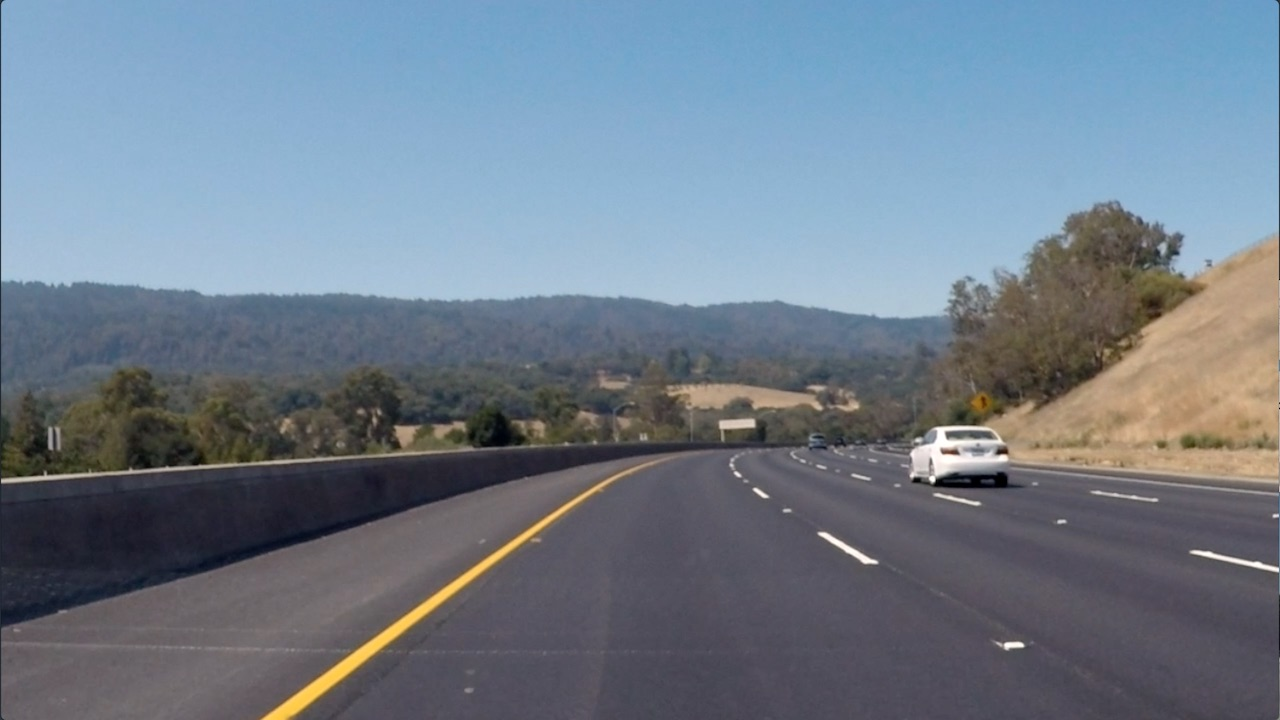
#> input picture images/input/curved-lane.jpg, 1280 x 720 px
$ jupyter execute --allow-errors processing_each__image.ipynb   (shell and % lines are left out)   (older library calls are emulated)
#> lines starting #> are read from the running program, lines starting #| are printed output that depends on the picture; after the words box and inside, x2 and y2 are one past the last pixel; in counts of white or black regions, pixels touching at a corner belong together
[cell 1]
import matplotlib.pyplot as plt
import matplotlib.image as mpimg
import cv2
import numpy as np


img = mpimg.imread('images/input/curved-lane.jpg')
#> img is the input picture: shape (720, 1280, 3); mean R, G, B 112.1, 125, 138.7

[cell 2]
gray_img = cv2.cvtColor(img, cv2.COLOR_RGB2GRAY)

hls = cv2.cvtColor(img, cv2.COLOR_RGB2HLS)
#> hls: shape (720, 1280, 3); mean of channels 0, 1, 2 100.6, 125.1, 60.7
S = hls[:,:,2]

thresh = (150, 255)
hls_bin = np.zeros_like(S)
hls_bin[(S > thresh[0]) & (S <= thresh[1])] = 1

R = img[:,:,0]
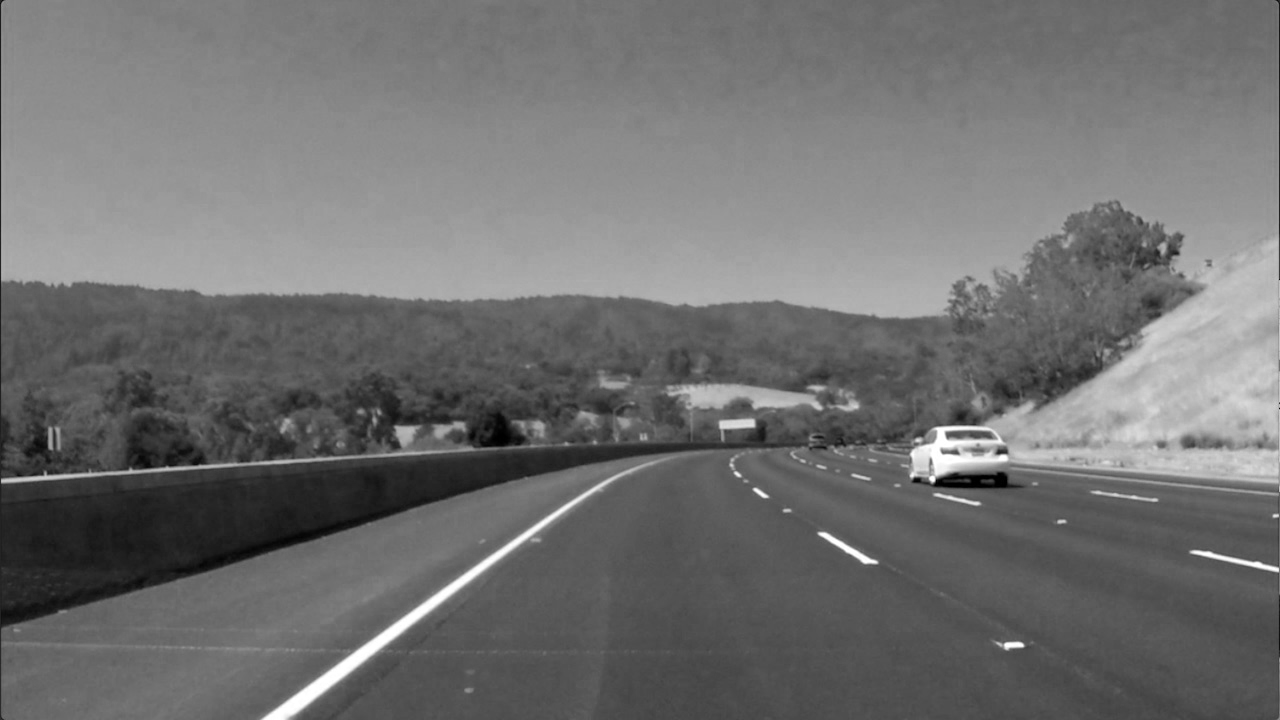
#> R: shape (720, 1280); min 0, max 255, mean 112.1
rgb_bin = np.zeros_like(R)
rgb_bin[(R > thresh[0]) & (R <= thresh[1])] = 1

[cell 3]
f, ax = plt.subplots(2,2, figsize=(40, 20))
ax[0,0].imshow(img)
ax[0,1].imshow(hls_bin)
ax[1,0].imshow(rgb_bin)

### The Path demarkated

[cell 4]
img_copy = np.copy(img)

#                (x1, y1), (x2, y2), (x3, y3), (x4, y4)
# http://docs.opencv.org/3.1.0/dc/da5/tutorial_py_drawing_functions.html
pts = np.array([[600, 450],[270, 700],[1100, 700],[750, 450]], np.int32)
pts = pts.reshape((-1,1,2))
cv2.polylines(img_copy,[pts],True,(0,255,255))

font = cv2.FONT_HERSHEY_SIMPLEX
font_color = (255,255,255)
cv2.putText(img_copy,'1.(600,450)',(400,450), font, 1,font_color,2,cv2.LINE_AA)
cv2.putText(img_copy,'2.(270,700)',(70, 700), font, 1,font_color,2,cv2.LINE_AA)
cv2.putText(img_copy,'3.(1100, 700)',(1100, 700), font, 1,font_color,2,cv2.LINE_AA)
cv2.putText(img_copy,'4.(750, 450)',(700, 450), font, 1,font_color,2,cv2.LINE_AA)

f, ax = plt.subplots(1,2, figsize=(40, 20))
ax[0].imshow(img)
ax[1].imshow(img_copy)

### Warp the image

[cell 5]
def warp(img, src, dst):
    image_size = (img.shape[1], img.shape[0])
    M = cv2.getPerspectiveTransform(src, dst)
    return cv2.warpPerspective(img, M, image_size, flags= cv2.INTER_LINEAR)

[cell 6]
src = np.float32([[750, 450], [1100, 700], [270, 700], [600, 450]])
dst = np.float32([[img.shape[1], 0], [img.shape[1], img.shape[0]], [0, img.shape[0]], [0, 0]])

warped_img = warp(img, src, dst)
#> in warp, `return cv2.warpPerspective(img, M, image_size, flags= cv2.INTER_LINEAR)`:
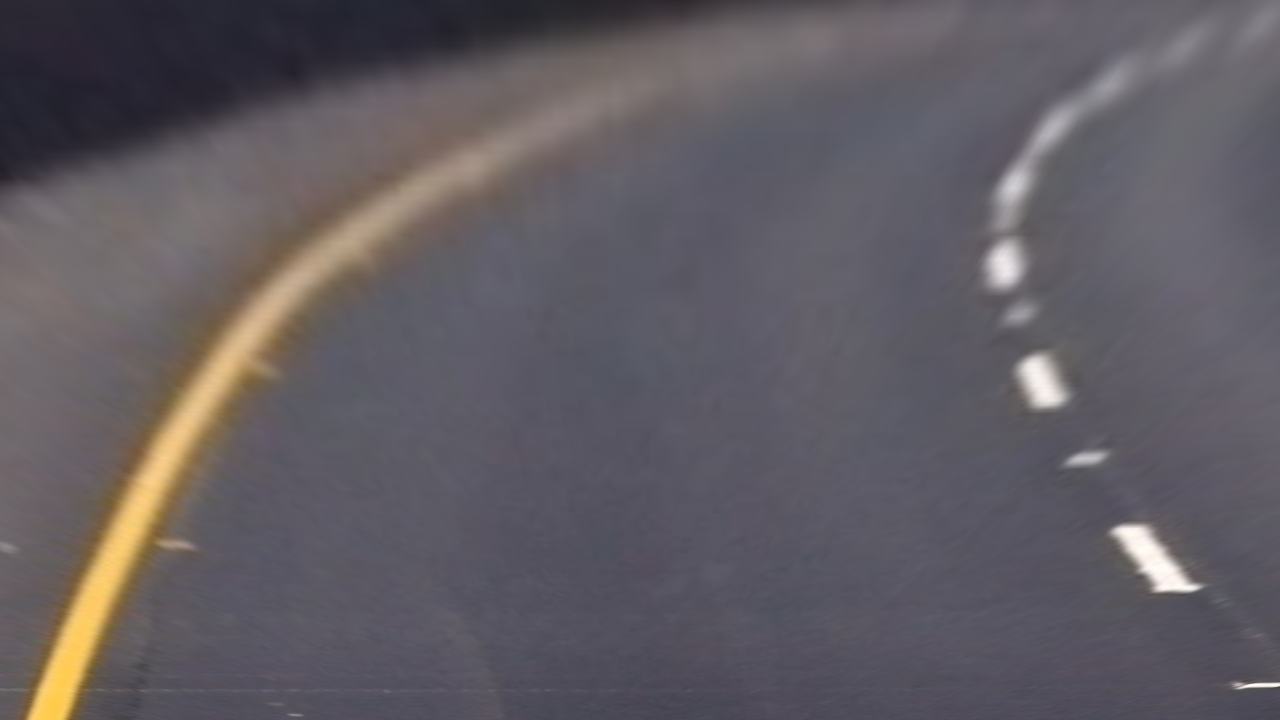
#> returned value: shape (720, 1280, 3); mean of channels 0, 1, 2 97, 92.1, 98.2; drawn as R, G, B

img_copy2 = np.copy(img)

#                (x1, y1), (x2, y2), (x3, y3), (x4, y4)
# http://docs.opencv.org/3.1.0/dc/da5/tutorial_py_drawing_functions.html
pts = np.array([(1100, 450), (1100, 700), (270, 700), (270, 450)], np.int32)
pts = pts.reshape((-1,1,2))

cv2.polylines(img_copy2,[pts],True,(0,255,255))
cv2.putText(img_copy2,'1.(1100, 450)',(1100, 450), font, 1,font_color,2,cv2.LINE_AA)
cv2.putText(img_copy2,'2.(1100, 700)',(1100, 700), font, 1,font_color,2,cv2.LINE_AA)
cv2.putText(img_copy2,'3.(270, 700)',(270, 700), font, 1,font_color,2,cv2.LINE_AA)
cv2.putText(img_copy2,'4.(270, 450)',(270, 450), font, 1,font_color,2,cv2.LINE_AA)

f, ax = plt.subplots(2,2, figsize=(40, 20))
ax[0,0].imshow(img_copy)
ax[0,1].imshow(img_copy2)
ax[1,0].imshow(warped_img)

# Warped road line in gray

[cell 7]
warped_rgb_bin = warp(rgb_bin, src, dst)
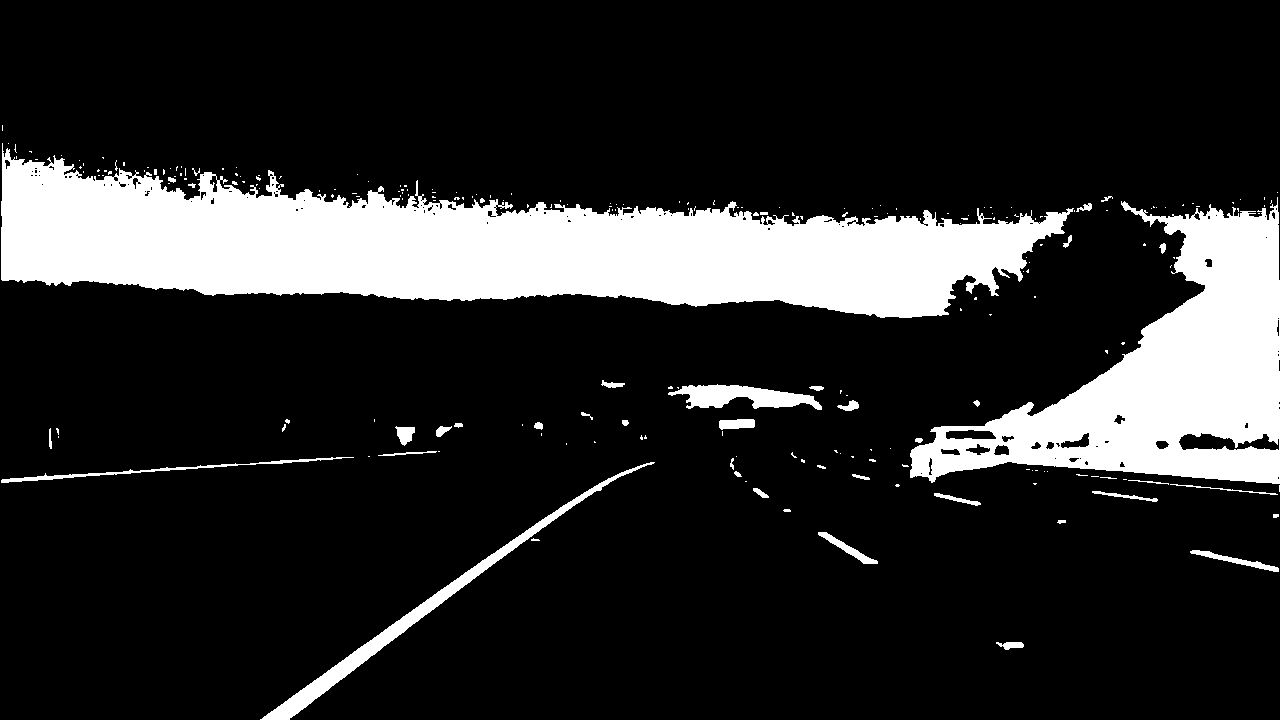
#> rgb_bin: shape (720, 1280); values 0 (black) and 1 (white), 16.8% white; 228 white regions (185 under 20 px), largest, box (x1, y1, x2, y2) and area: (1, 143, 1074, 318) 97583, (910, 197, 1280, 484) 45339, (260, 462, 655, 720) 4804

[cell 8]
plt.imshow(warped_rgb_bin)

[cell 9]
histogramx = np.sum(warped_rgb_bin[warped_rgb_bin.shape[0]//2:, :], axis=0)
histogramy = np.sum(warped_rgb_bin[warped_rgb_bin.shape[0]//2:, :], axis=1)

f, ax = plt.subplots(1,2, figsize=(40, 7))
ax[0].plot(histogramx)
ax[0].set_title("histogram of 1 on x axis", fontsize=40)
ax[1].plot(histogramy)
ax[1].set_title("histogram of 1 on y axis", fontsize=40)
#> figure, not shown here; panel 1: curve peaks at x = 69, y = 112; panel 2: curve peaks at x = 183, y = 114

### create a binary image to draw on

[cell 10]
out_img = np.dstack((warped_rgb_bin, warped_rgb_bin, warped_rgb_bin)) * 255
plt.imshow(out_img)

[cell 11]
print(histogramx)
#> (printed output is left out)
midpoint = np.int(len(histogramx)/2)
#> midpoint = 640
leftx_base = np.argmax(histogramx[:midpoint])
#> leftx_base = 69
rightx_base = np.argmax(histogramx[midpoint:]) + midpoint
#> rightx_base = 1153

print("midpoint: ", midpoint, "leftx_base: ", leftx_base, "rightx_base: ", rightx_base)
#| midpoint:  640 leftx_base:  69 rightx_base:  1153

[cell 12]
nwindows = 9
window_height = np.int(warped_rgb_bin.shape[0]/nwindows)
#> window_height = 80

[cell 13]
nonzero = warped_rgb_bin.nonzero()
print(nonzero)
#> (printed output is left out)
nonzerox = nonzero[1]
nonzeroy = nonzero[0]

leftx_current = leftx_base
#> leftx_current = 69
rightx_current = rightx_base
#> rightx_current = 1153

margin = 100
minpix = 50

left_lane_inds = []
right_lane_inds = []

for window in range(nwindows):
    win_y_low = warped_rgb_bin.shape[0] - (window+1)*window_height
    win_y_high = warped_rgb_bin.shape[0] - (window)*window_height
    win_xleft_low = leftx_current - margin
    win_xleft_high = leftx_current + margin
    win_xright_low = rightx_current - margin
    win_xright_high = rightx_current + margin

    cv2.rectangle(out_img,(win_xleft_low,win_y_low),(win_xleft_high,win_y_high),(0,255,0), 2)
    cv2.rectangle(out_img,(win_xright_low,win_y_low),(win_xright_high,win_y_high),(0,255,0), 2)

    good_left_inds = ((nonzeroy >= win_y_low) & (nonzeroy < win_y_high) & (nonzerox >= win_xleft_low) & (nonzerox < win_xleft_high)).nonzero()[0]
    good_right_inds = ((nonzeroy >= win_y_low) & (nonzeroy < win_y_high) & (nonzerox >= win_xright_low) & (nonzerox < win_xright_high)).nonzero()[0]

    left_lane_inds.append(good_left_inds)
    right_lane_inds.append(good_right_inds)

    if len(good_left_inds) > minpix:
        leftx_current = np.int(np.mean(nonzerox[good_left_inds]))
    if len(good_right_inds) > minpix:
        rightx_current = np.int(np.mean(nonzerox[good_right_inds]))
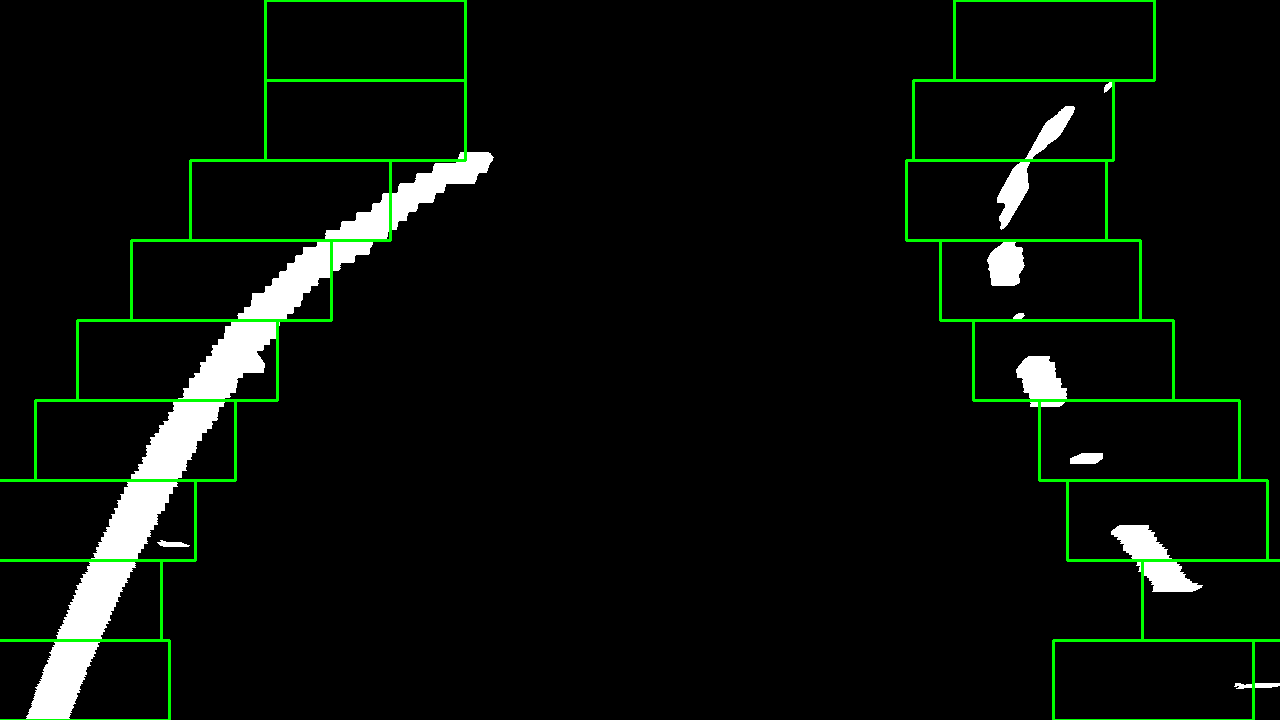
#> out_img: shape (720, 1280, 3); mean of channels 0, 1, 2 9.7, 15.1, 9.7; drawn as R, G, B

plt.imshow(out_img)

[cell 14]
# Concatenate the arrays of indices
left_lane_inds = np.concatenate(left_lane_inds)
right_lane_inds = np.concatenate(right_lane_inds)

# Extract left and right line pixel positions
leftx = nonzerox[left_lane_inds]
lefty = nonzeroy[left_lane_inds]
rightx = nonzerox[right_lane_inds]
righty = nonzeroy[right_lane_inds]

# Fit a second order polynomial to each
left_fit = np.polyfit(lefty, leftx, 2)
#> left_fit = [0.000756, -1.32, 609.6]
right_fit = np.polyfit(righty, rightx, 2)
#> right_fit = [0.00154, -0.804, 1119.5]

[cell 15]
ploty = np.linspace(0, warped_rgb_bin.shape[0]-1, warped_rgb_bin.shape[0] )
#> ploty = 720 values from 0 to 719
left_fitx = left_fit[0]*ploty**2 + left_fit[1]*ploty + left_fit[2]
right_fitx = right_fit[0]*ploty**2 + right_fit[1]*ploty + right_fit[2]

out_img[nonzeroy[left_lane_inds], nonzerox[left_lane_inds]] = [255, 0, 0]
out_img[nonzeroy[right_lane_inds], nonzerox[right_lane_inds]] = [0, 0, 255]
plt.imshow(out_img)
plt.plot(left_fitx, ploty, color='yellow')
plt.plot(right_fitx, ploty, color='yellow')
plt.xlim(0, 1280)
plt.ylim(720, 0)
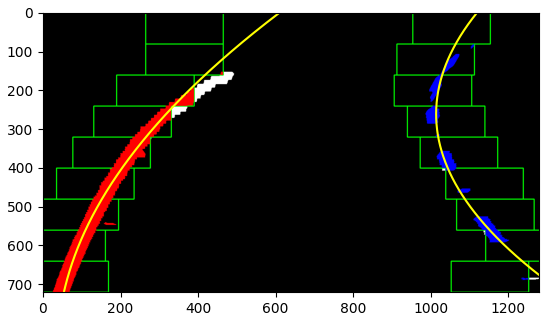
#> figure drawn by matplotlib, 1 panel

$ run again, with images/input/Cars_in_I-70,_KOMUnews.jpg copied over images/input/curved-lane.jpg
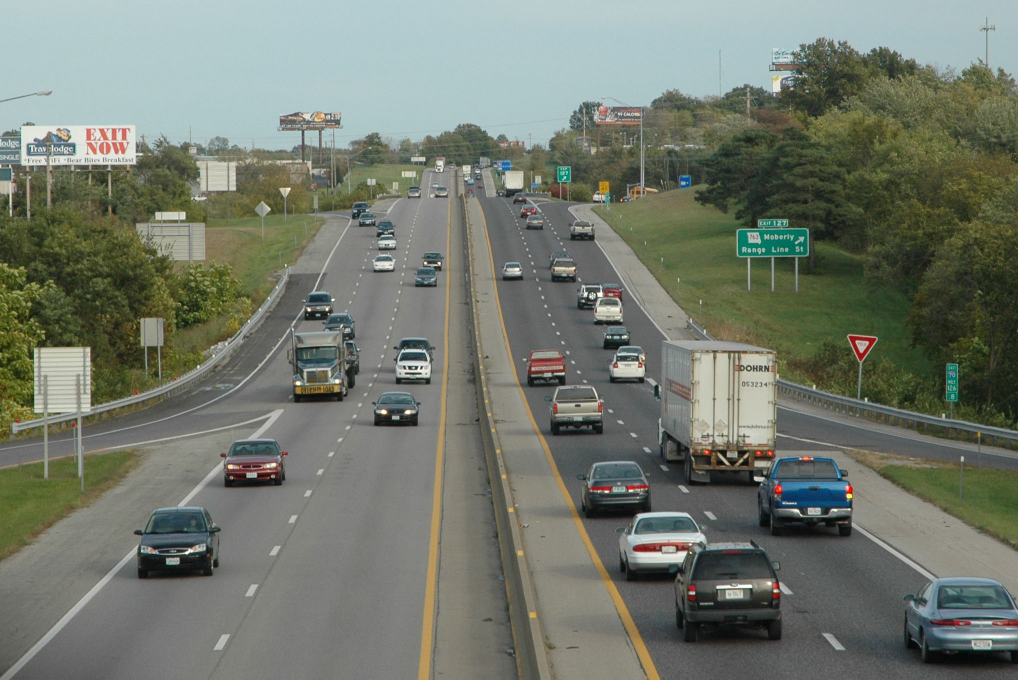
#> input picture images/input/Cars_in_I-70,_KOMUnews.jpg, 2036 x 1359 px (shown at 1/2 size)
#> img is the input picture: shape (1359, 2036, 3); mean R, G, B 114.3, 120.5, 108.9
#> hls: shape (1359, 2036, 3); mean of channels 0, 1, 2 50.1, 112.9, 34.9
#> in warp, `return cv2.warpPerspective(img, M, image_size, flags= cv2.INTER_LINEAR)`:
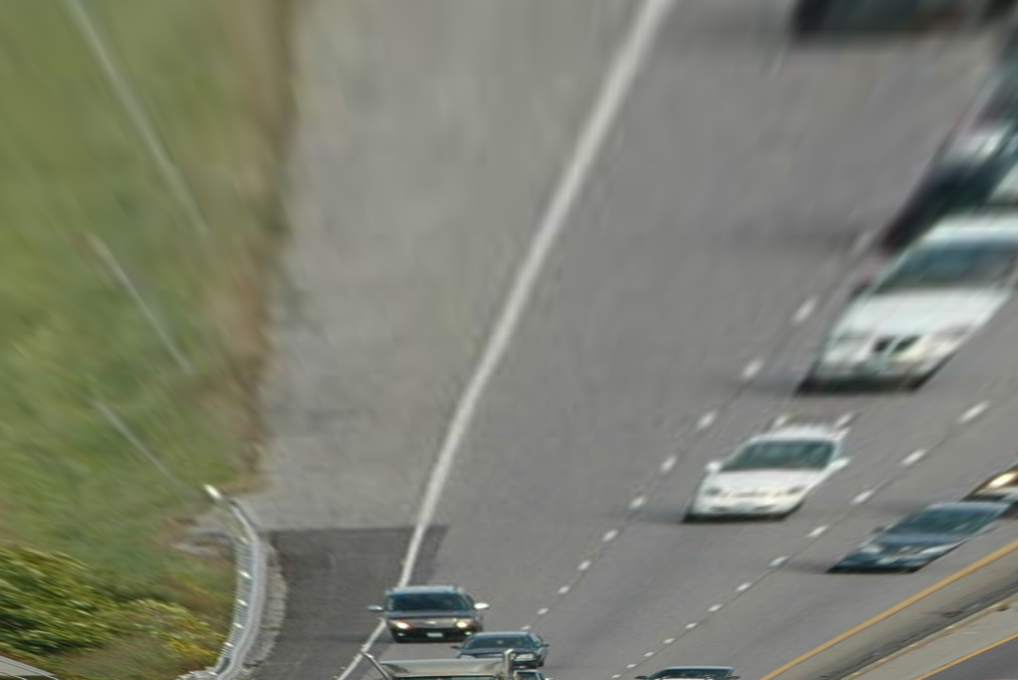
#> returned value: shape (1359, 2036, 3) (shown at 1/2 size); mean of channels 0, 1, 2 124.3, 127.2, 112.8; drawn as R, G, B
#> `warped_rgb_bin = warp(rgb_bin, src, dst)`:
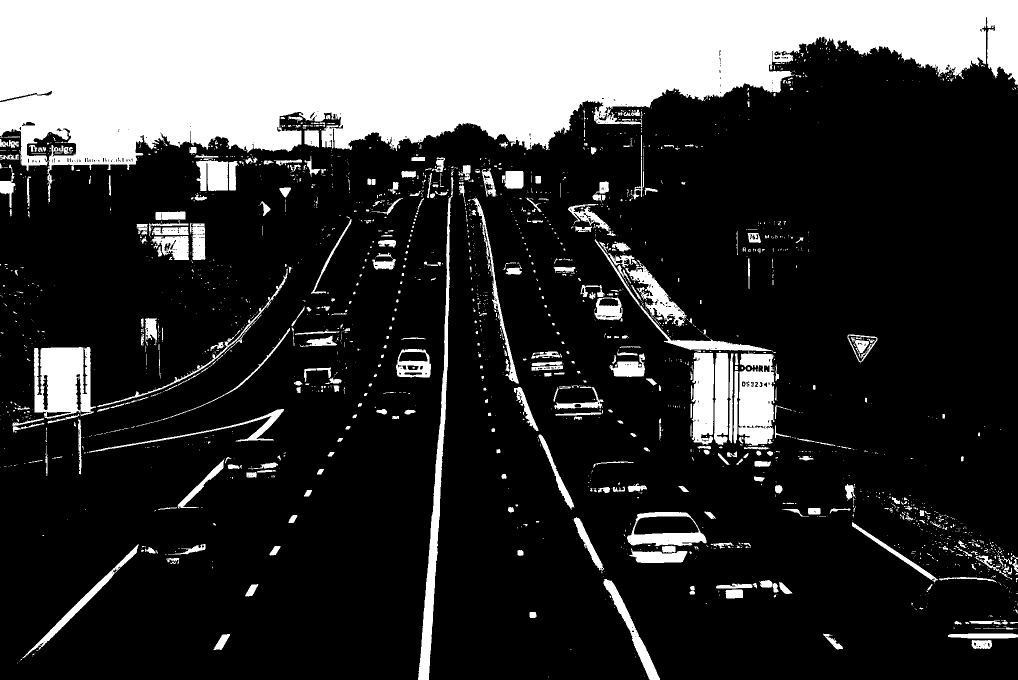
#> rgb_bin: shape (1359, 2036) (shown at 1/2 size); values 0 (black) and 1 (white), 22.6% white; 2134 white regions (1683 under 20 px), largest, box (x1, y1, x2, y2) and area: (0, 0, 2036, 405) 462030, (68, 694, 192, 838) 13090, (836, 354, 907, 1359) 11286
#> (printed output is left out)
#| midpoint:  1018 leftx_base:  507 rightx_base:  1558
#> (printed output is left out)

$ run again, with images/input/center_2017_07_21_15_14_11_115.jpg copied over images/input/curved-lane.jpg
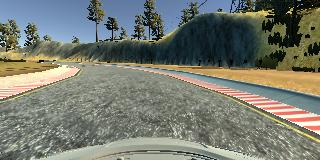
#> input picture images/input/center_2017_07_21_15_14_11_115.jpg, 320 x 160 px
#> img is the input picture: shape (160, 320, 3); mean R, G, B 118.6, 122.3, 111.8
#> hls: shape (160, 320, 3); mean of channels 0, 1, 2 53.7, 116.7, 60.3
#> `warped_rgb_bin = warp(rgb_bin, src, dst)`:
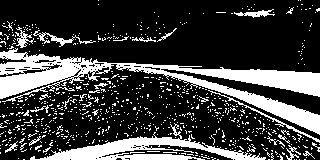
#> rgb_bin: shape (160, 320); values 0 (black) and 1 (white), 25% white; 752 white regions (727 under 20 px), largest, box (x1, y1, x2, y2) and area: (0, 48, 320, 135) 6731, (30, 123, 266, 160) 2550, (208, 90, 320, 143) 253
#| [0 0 0 0 0 0 0 0 0 0 0 0 0 0 0 0 0 0 0 0 0 0 0 0 0 0 0 0 0 0 0 0 0 0 0 0 0
#|  0 0 0 0 0 0 0 0 0 0 0 0 0 0 0 0 0 0 0 0 0 0 0 0 0 0 0 0 0 0 0 0 0 0 0 0 0
#|  0 0 0 0 0 0 0 0 0 0 0 0 0 0 0 0 0 0 0 0 0 0 0 0 0 0 0 0 0 0 0 0 0 0 0 0 0
#|  0 0 0 0 0 0 0 0 0 0 0 0 0 0 0 0 0 0 0 0 0 0 0 0 0 0 0 0 0 0 0 0 0 0 0 0 0
#|  0 0 0 0 0 0 0 0 0 0 0 0 0 0 0 0 0 0 0 0 0 0 0 0 0 0 0 0 0 0 0 0 0 0 0 0 0
#|  0 0 0 0 0 0 0 0 0 0 0 0 0 0 0 0 0 0 0 0 0 0 0 0 0 0 0 0 0 0 0 0 0 0 0 0 0
#> (further printed lines are left out)
#| midpoint:  160 leftx_base:  0 rightx_base:  160
#| (array([], dtype=int64), array([], dtype=int64))
#> after the loop `for window in range(nwindows):`:
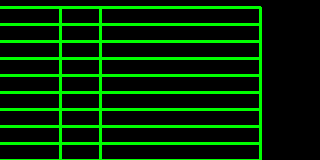
#> out_img: shape (160, 320, 3); mean of channels 0, 1, 2 0, 42.2, 0; drawn as R, G, B
